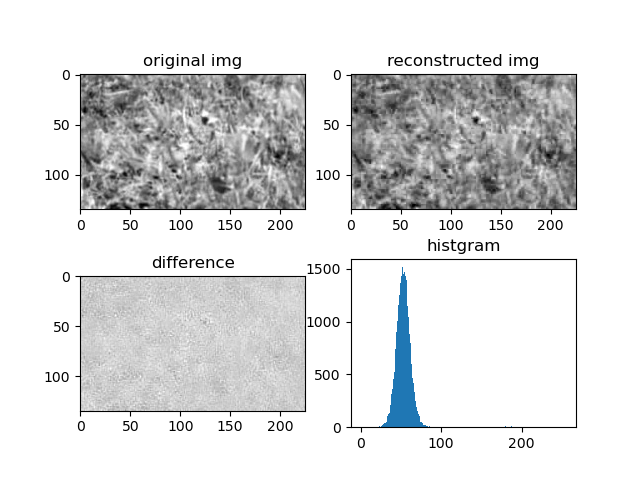
#> input picture results_data/normal_RGB_10thFRAME_part_5.png, 640 x 480 px, given in place of frame_0.jpg, which was not available
$ python window_detect_irregular.py
#> lines starting #> are read from the running program, lines starting #| are printed output that depends on the picture; pictures that were not available may be replaced by others from this repository, and a replacement may not be noted
### modularized/a_read.py
"""
画像の下処理関連
"""
import cv2
import numpy as np
from spmimage.feature_extraction.image import extract_simple_patches_2d, reconstruct_from_simple_patches_2d
from sklearn.preprocessing import StandardScaler

def read_img(path):
    print("===== func read_img starts =====")
    img=cv2.imread(path,cv2.IMREAD_GRAYSCALE)
    # 読み込めないエラーが生じた際のロバスト性も検討したい
    return img

def img_to_Y(img,patch_size=(10,10)):
    scl=StandardScaler()
    print("===== func img_to_Y starts =====")
    print("shape of img: ",img.shape)
    patches=extract_simple_patches_2d(img,patch_size=patch_size)# 画像をpatch_sizeに分割
    patches=patches.reshape(-1, np.prod(patch_size))# 2次元に直す。(枚数,patchの積) つまりパッチを2→1次元にしている
    print("patch_size: ",patches.shape)# (枚数,patch_size[0],patch_size[1])つまり３じげん
    Y=scl.fit_transform(patches)# 各パッチの標準化（スケールの違いを標準化する）
    print("patches were standardized")
    return Y

"""
scl=StandardScaler()について

scl.fit(data)下準備？
scl.transform(data)で標準化。fit_transformでfitも同時にできる
scl.inverse_transform(data)でもとに戻す
2次元以下の配列にのみ対応。
"""

### FEATURE.py
import numpy as np
import cv2

from PIL import Image
from matplotlib import pyplot as plt
from time import time

class Feature_img():
    output_img_list = None
    save_name = None
    def __init__(self, path_list, frame_num):
        self.path_list = path_list
        self.frame_num = frame_num

    # 赤色抽出
    # [197 lines left out: functions r, b, g, rb, gb, rg and 7 more, not called in this run]
        #self.output_img_list.append(self.save_name)

    # 特徴抽出済画像パス引き渡し
    def output(self):
        return self.save_name

    # 作ってみたが使わない
    # [11 lines left out: function show, not called in this run]


# [3 lines that do not run on import are left out]

### window_detect_irregular.py
import cv2
import os
import numpy as np
from math import prod
from spmimage.decomposition import KSVD
from PIL import Image
from glob import glob
from sklearn.preprocessing import StandardScaler
from spmimage.feature_extraction.image import extract_simple_patches_2d, reconstruct_from_simple_patches_2d
import matplotlib.pyplot as plt
import sys
from datetime import datetime

from FEATURE import Feature_img
from modularized.a_read import read_img, img_to_Y
from modularized.b_learn import generate_dict
from modularized.c_reconstruct import reconstruct_img


"""
（学習の原理について）
与えられたモノクロ画像（正常な時の画像）を幾つにも分割してpatchを作る。
学習に使えるよう、patchに標準化等を施したものがY。
patch全てに共通する基底ベクトルを求め、それを２次元配列でまとめたのがD行列。これを辞書という。
辞書に書かれた基底ベクトルから画像を生成するとき、どのベクトルを使うかを表すのが抽出行列X。(前回のMTGではαと呼ばれていたもの)

学習は正常な時の画像に対して行われているから、導出されたDは「正常な時の画像を生成するのに最適な辞書」である。
だから、異常なデータに対してこのDを使うと、正しく画像が再構成されなくなる。
正しく再構成されたか否かを見極めることで、画像が正常か異常かを見極めることができる。

正しく再構成できたか否かを見極める方法は以下の通り。
元画像の配列と再構成後の画像の配列の差分diffをとり、そのdiffの成分の値をヒストグラムにしてみる。
ヒストグラムが左に寄っていれば、元画像と再構成後の画像がよく似ていることを意味する。つまり正常。
逆に、ヒストグラムが右に寄っていれば、元画像と再構成後の画像が似ていないことを意味する。つまり異常。
"""

scl=StandardScaler()

# [19 lines left out: function Y_to_image, not called in this run]

# 探査領域分割関数
def img_window(img:np.ndarray, shape:list=(3, 3)):
    """画像探査領域分割関数

    Args:
        train_img (np.ndarray): 画像
        test_img_ok (np.ndarray): 正解テスト用画像
        test_img_ng (np.ndarray): 異常テスト用画像
        shape (list, optional): 所望の領域のシェイプ. Defaults to [3, 3].

    Returns:
        list: 3 lists of separated img.
    """
    img_window_list = []
    height = img.shape[0]
    width = img.shape[1]

    # 指定の大きさの探査領域を設定
    partial_height = int(height/shape[0])
    partial_width = int(width/shape[1])
    # 探査領域を抽出
    for i in range(shape[0]):
        for j in range(shape[1]):
            img_part = img[i*partial_height:(i+1)*partial_height, j*partial_width:(j+1)*partial_width]

            # まとめて返すためのリストに追加
            img_window_list.append(img_part)

    return img_window_list, (partial_height, partial_width)

# 評価用ヒストグラム作成
# [40 lines left out: functions evaluate, estimate, not called in this run]

# 辞書を使用した再構成及び構成誤差ヒストグラム作成
def guess_img(test_img,D,ksvd,patch_size,img_size, d_num):
    Y_test=img_to_Y(test_img,patch_size)
    # 推論・画像再構成
    #Y_rec_img=reconstruct_img(Y,D,ksvd,patch_size,img_size)
    Y_rec_test_img=reconstruct_img(Y_test,D,ksvd,patch_size,img_size)
    # 結果表示
    ave, med, var = evaluate(test_img, Y_rec_test_img, d_num)
    return ave, med, var

# 画像を特徴抽出済み画像へ変換
# 標準入力で特徴量抽出可能
# いずれはなくなる関数
def feature_img(path_list, frame_num, feature_name):
    """画像読込関数

    Args:
        path_list (str): 変換希望画像パス一覧

    Returns:
        str: path of featured img.
    """
    # 「パスリスト」と書いてしまったがこれは一つのパス
    treat = Feature_img(path_list, frame_num)
    if feature_name=="vari":
        treat.vari()
        path_list = treat.output()

    elif feature_name=="enphasis":
        treat.enphasis()
        path_list = treat.output()

    elif feature_name=="edge":
        treat.edge()
        path_list = treat.output()

    elif feature_name=="r":
        treat.r()
        path_list = treat.output()

    elif feature_name=="b":
        treat.b()
        path_list = treat.output()

    elif feature_name=="g":
        treat.g()
        path_list = treat.output()

    elif feature_name=="rb":
        treat.rb()
        path_list = treat.output()

    elif feature_name=="gb":
        treat.gb()
        path_list = treat.output()

    elif feature_name=="rg":
        treat.rg()
        path_list = treat.output()

    else:
        pass

    # 一旦二分の一で画像上部排除
    img = read_img(path_list)
    img = img[int(0.5*img.shape[0]):]

    return img

# 経路ログ出力関数
# 最も危険だと思われる箇所を表示(仮)
# [40 lines left out: functions logger, make_npz, not called in this run]

# 特徴抽出から評価ヒストグラム作成まで
def main(img_path, state, times, feature_name):
    # 本編
    global D, ksvd, var_log, ave_log, med_log
    """
    （学習に関するパラメータについて）
    patch_size : 学習用の画像を学習のために分割した際の、分割された画像(=patch)１つ１つのサイズ
    n_components : 生成する基底ベクトルの本数
    transform_n_nonzero_coefs : 画像を再構成するために使用を許される基底ベクトルの本数。言い換えれば、Xの非ゼロ成分の個数（L0ノルム）
    max_iter : 詳細未詳。学習の反復回数の上限？
    """
    """
    （用いる画像について）
    train_img   : 学習に用いる画像（１枚のみ）。スタック「しない」状況の画像
    test_img_ok : スタック「しない」状況のためのテスト用画像
    test_img_ng : スタック「する」状況(=異常)のためのテスト用画像

    ＊全てモノクロに直して処理。
    """
    #path_list = ["img_data/data_old/img_test_ok_RPC.jpg",
    #            "img_data/data_old/img_train_RPC.jpg",
    #            "img_data/data_old/img_1.jpg"]
    # edge_Enphasis()
    img = feature_img(img_path, times, feature_name)
#> in feature_img, `img = img[int(0.5*img.shape[0]):]`:
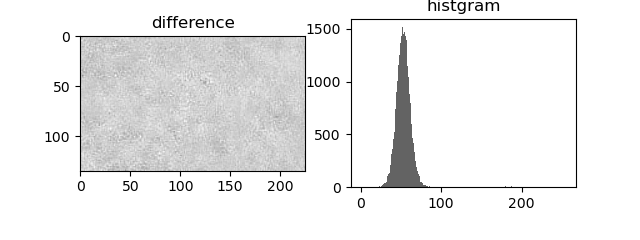
#> img: shape (240, 640); min 0, max 255, mean 237.4

    detect_shape = (2, 3)

    # 各画像を探査領域に分割してリストに収納
    img_window_list, partial_size = img_window(img, detect_shape)
#> after the loop in img_window, `for i in range(shape[0]):`: img_window_list = 6 items
#> img_window_list = 6 items; partial_size = (120, 213)

    # 各探査領域に対して異常検出を行う
    for k in range(prod(detect_shape)):
        if state:
            if k == 4:
                D, ksvd = estimate(img_window_list[k])
                print(type(D), type(ksvd))
                dict_list[feature_name] = [D, ksvd]
                save_name = f"img_data/use_img/learn_img/{feature_name}_part_{k}.jpg"
                cv2.imwrite(save_name, img_window_list[k])
        try:
            ave, med, var = guess_img(img_window_list[k],D,ksvd,patch_size,partial_size, d_num=k+1)
            if k == 4:
                var_log.append(var)
                ave_log.append(ave)
                med_log.append(med)
        except:
            continue
#> after the loop, ave_log = []; dict_list = 0 items; med_log = []; var_log = []
    return var, ave, med


# 特徴抽出デフォルト
feature_name = "normal_RGB"


# ログ用リスト
var_log, frames = [], []
ave_log = []
med_log = []


# 辞書学習用パラメータ
patch_size=(5,5)
n_components=7
transform_n_nonzero_coefs=3
max_iter=15
D, ksvd = None, None
dict_list = {}

# フレームごとに異常検出
times = 0  # ループ番号(フレーム番号)
if __name__ == "__main__":
    state = True
    pathlist = glob("img_data/from_mov/*")

    # 一旦全フレーム回すループ
    while times <= len(pathlist):
        frame_points = []
        for feature_name in ["normal_RGB", "vari", "enphasis", "edge", "r", "g", "b", "rg", "rb", "gb"]:
        # 一旦最初だけ学習ステートへ
            try:
#> (the run stopped early here; a loop or call above may not have finished)

$ run again, on results_data/normal_RGB_12thFRAME_part_4.png
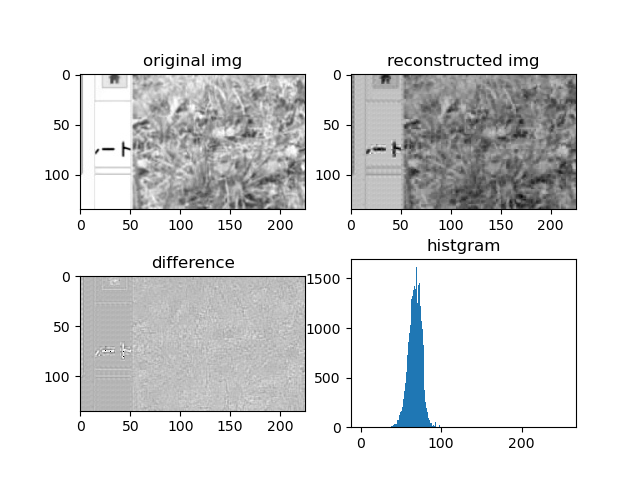
#> input picture results_data/normal_RGB_12thFRAME_part_4.png, 640 x 480 px, given in place of frame_0.jpg, which was not available
#> in feature_img, `img = img[int(0.5*img.shape[0]):]`:
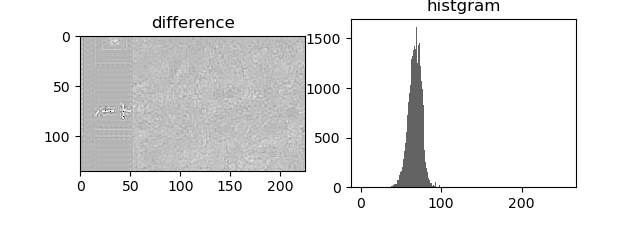
#> img: shape (240, 640); min 0, max 255, mean 234.2
#> after the loop in img_window, `for i in range(shape[0]):`: img_window_list = 6 items
#> in main, `img_window_list, partial_size = img_window(img, detect_shape)`: partial_size = (120, 213)
#> after the loop in main, `for k in range(prod(detect_shape)):`: ave_log = []; dict_list = 0 items; med_log = []

$ run again, on results_data/normal_RGB_12thFRAME_part_5.png
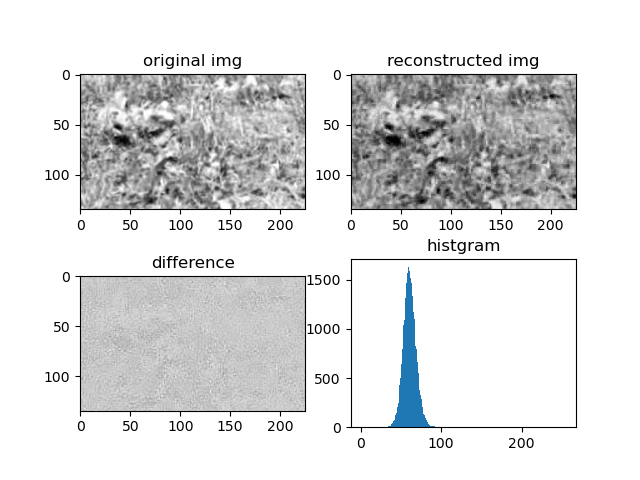
#> input picture results_data/normal_RGB_12thFRAME_part_5.png, 640 x 480 px, given in place of frame_0.jpg, which was not available
#> in feature_img, `img = img[int(0.5*img.shape[0]):]`:
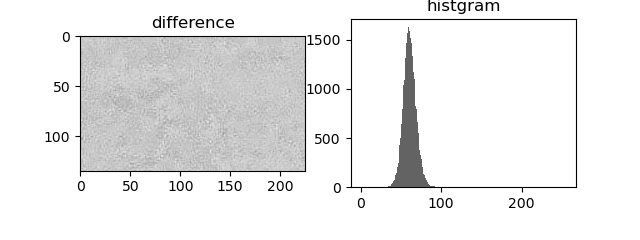
#> img: shape (240, 640); min 0, max 255, mean 236
#> after the loop in img_window, `for i in range(shape[0]):`: img_window_list = 6 items
#> in main, `img_window_list, partial_size = img_window(img, detect_shape)`: partial_size = (120, 213)
#> after the loop in main, `for k in range(prod(detect_shape)):`: ave_log = []; dict_list = 0 items; med_log = []
